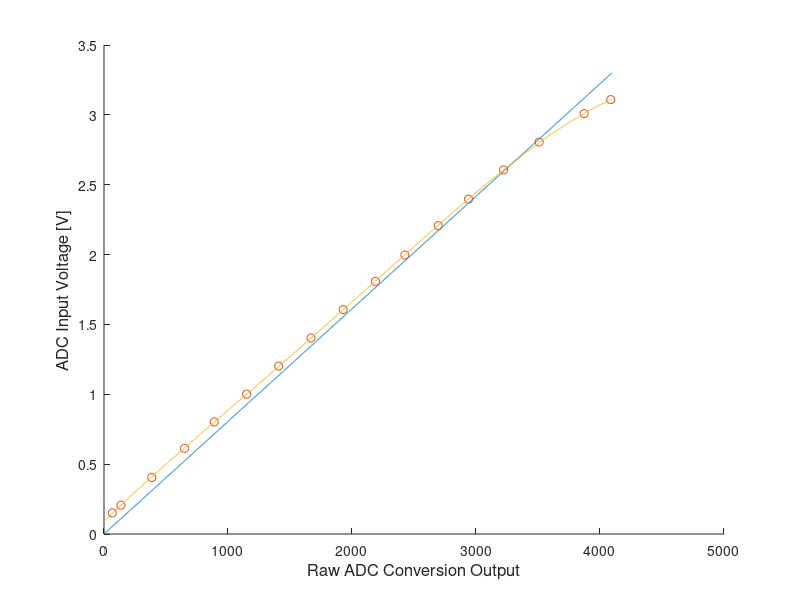

This chart was generated by the following MATLAB code: (Note: this script raises an error after producing the figure.)
clc;
clear;
load('adc_characterisation.mat');

x = 0:1:power(2,12);
ideal = (0:1:power(2,12)) *(3.3/power(2,12));

p = polyfit(ADC_raw, V_in, 4);
poly = polyval(p, x);

figure('Renderer', 'painters', 'Position', [100 100 1100 800])
hold on
plot(x, ideal)
plot(ADC_raw, V_in, 'o')
plot(x, poly)
xlabel("Raw ADC Conversion Output", 'FontSize', 12)
ylabel("ADC Input Voltage [V]", 'FontSize', 12)
txt = {'Polynomial:', texlabel([num2str(p(1)) 'x^4 + ' num2str(p(2)) 'x^3 ' num2str(p(3)) 'x^2 + ' num2str(p(4)) 'x + ' num2str(p(5))]) };
text(200, 2.8, txt, 'FontSize', 12)
legend("Ideal ADC Conversion", "Actual ADC Conversion", "Fit Polinomial", 'FontSize', 12)
title("ESP32 Internal ADC Calibration", 'FontSize', 20)
set(gca, 'FontSize', 12)
hold off